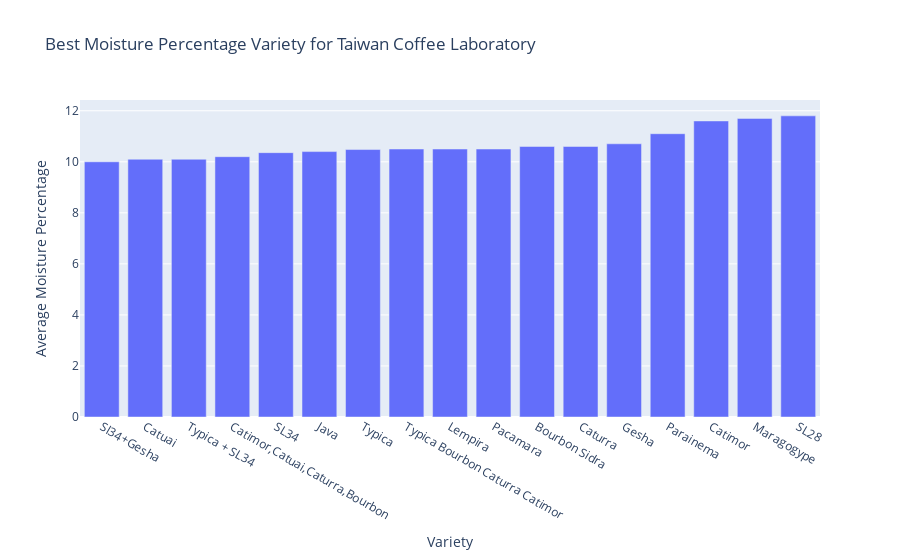
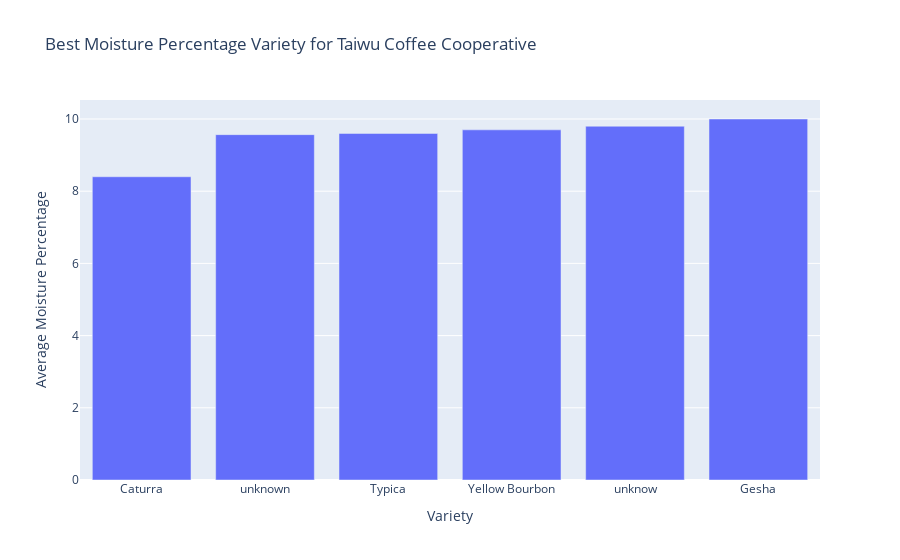

The code cell stored with these charts, in order, in its notebook:
### Code cell
company_counts = coffee_data['Company'].value_counts().reset_index()
company_counts.columns = ['Company', 'Farm Count']
sorted_companies = company_counts.sort_values('Farm Count', ascending=False)
top_companies = sorted_companies.head(5)
for company in top_companies['Company']:
    company_data = coffee_data[coffee_data['Company'] == company]
    variety_moisture = company_data.groupby('Variety')['Moisture Percentage'].mean().reset_index()
    sorted_varieties = variety_moisture.sort_values('Moisture Percentage', ascending=True)
    best_variety = sorted_varieties.iloc[0]['Variety']
    fig = px.bar(sorted_varieties, x='Variety', y='Moisture Percentage',
                 title=f'Best Moisture Percentage Variety for {company}', labels={'Moisture Percentage': 'Average Moisture Percentage'})

    fig.show()

### Figure 1 — Plotly figure (JSON) as saved in the notebook; plotly's stock layout.template omitted (floating-point values rounded to 4 significant figures)
{"data": [{"alignmentgroup": "True", "hovertemplate": "Variety=%{x}<br>Average Moisture Percentage=%{y}<extra></extra>", "legendgroup": "", "marker": {"color": "#636efa", "pattern": {"shape": ""}}, "name": "", "offsetgroup": "", "orientation": "v", "showlegend": false, "textposition": "auto", "type": "bar", "x": ["Sl34+Gesha", "Catuai", "Typica + SL34", "Catimor,Catuai,Caturra,Bourbon", "SL34", "Java", "Typica", "Typica Bourbon Caturra Catimor", "Lempira", "Pacamara", "Bourbon Sidra", "Caturra", "Gesha", "Parainema", "Catimor", "Maragogype", "SL28"], "xaxis": "x", "y": [10, 10.1, 10.1, 10.2, 10.36, 10.4, 10.48, 10.5, 10.5, 10.5, 10.6, 10.6, 10.71, 11.1, 11.6, 11.7, 11.8], "yaxis": "y"}], "layout": {"barmode": "relative", "legend": {"tracegroupgap": 0}, "title": {"text": "Best Moisture Percentage Variety for Taiwan Coffee Laboratory"}, "xaxis": {"anchor": "y", "domain": [0, 1], "title": {"text": "Variety"}}, "yaxis": {"anchor": "x", "domain": [0, 1], "title": {"text": "Average Moisture Percentage"}}}}

### Figure 2 — Plotly figure (JSON) as saved in the notebook; plotly's stock layout.template omitted (floating-point values rounded to 4 significant figures)
{"data": [{"alignmentgroup": "True", "hovertemplate": "Variety=%{x}<br>Average Moisture Percentage=%{y}<extra></extra>", "legendgroup": "", "marker": {"color": "#636efa", "pattern": {"shape": ""}}, "name": "", "offsetgroup": "", "orientation": "v", "showlegend": false, "textposition": "auto", "type": "bar", "x": ["Caturra", "unknown", "Typica", "Yellow Bourbon", "unknow", "Gesha"], "xaxis": "x", "y": [8.4, 9.567, 9.6, 9.7, 9.8, 10], "yaxis": "y"}], "layout": {"barmode": "relative", "legend": {"tracegroupgap": 0}, "title": {"text": "Best Moisture Percentage Variety for Taiwu Coffee Cooperative"}, "xaxis": {"anchor": "y", "domain": [0, 1], "title": {"text": "Variety"}}, "yaxis": {"anchor": "x", "domain": [0, 1], "title": {"text": "Average Moisture Percentage"}}}}
